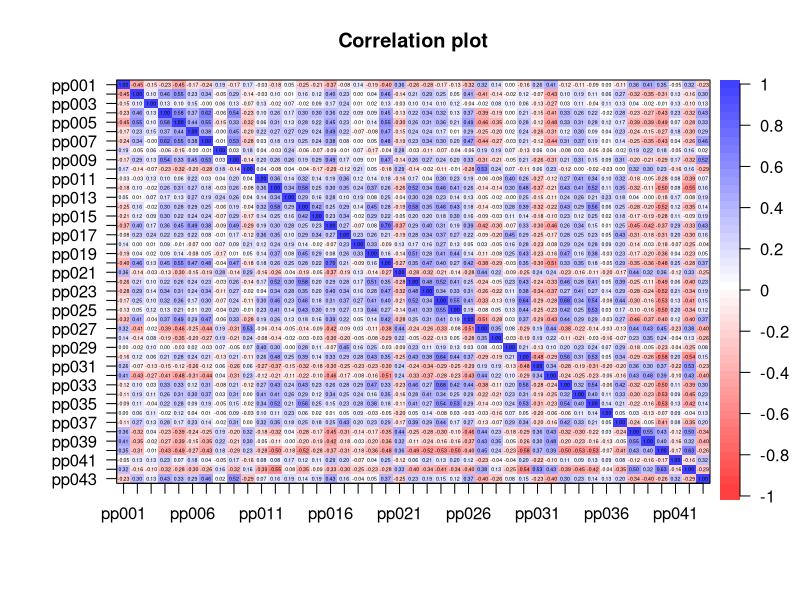
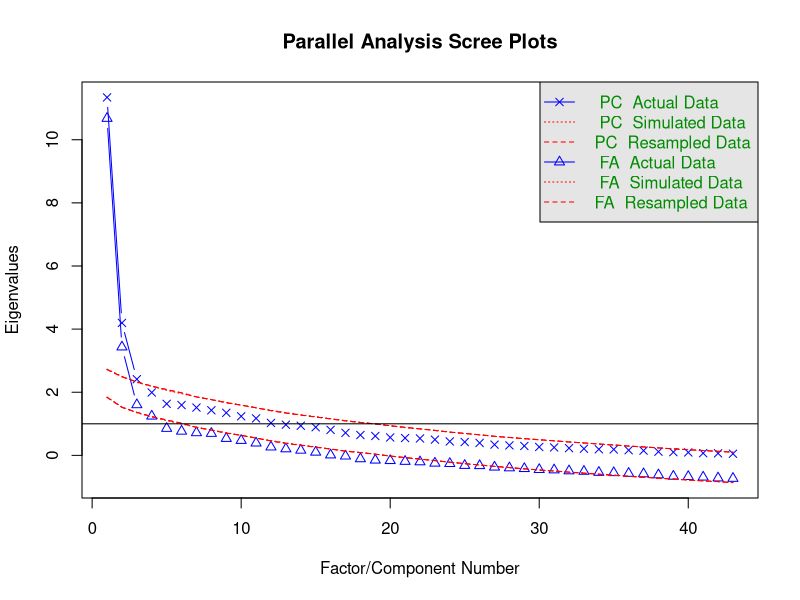

Write the R code that produced these figures, in order. (Note: this script raises an error after producing the figures.)
## ---- chunk 1
library(car) # Function Recode
library(psych) # Function Describe
praticasPro  <- read.csv("praticasprofissionais_df.csv")
## Summing scales to remove NA's
praticasPro$scaleSum  <- rowSums(praticasPro[,24:66])
## Subset completed observations and consented participation
praticasPro  <- subset(praticasPro, subset=praticasPro$termo=="Sim" & praticasPro$estado=="Finalizadas" & !is.na(praticasPro$scaleSum))

## ---- chunk 2
idade  <- as.character(praticasPro$idade)
idade[9]  <- "35"; idade[43] <- "29"; idade[64]  <- "31" 
praticasPro$age  <- as.numeric(gsub("anos(.*)", "", idade)) 
summary(praticasPro$age) # all
by(praticasPro$age, praticasPro$sexo, describe) #by sex

## ---- chunk 3
cbind(round(prop.table(table(praticasPro$sexo)),2))
## ---- chunk 4
cbind(round(prop.table(table(praticasPro$escolaridade)),2))
## ---- chunk 5
cbind(round(prop.table(table(praticasPro$estadocivil)),2))
## ---- chunk 6
timeWorking  <- as.character(praticasPro$tempo.atuacao)
praticasPro$timeWorking  <- as.numeric(gsub("anos(.*)", "", timeWorking)) 
describe(praticasPro$timeWorking)
## ---- chunk 7
cbind(round(prop.table(table(praticasPro$religiao)),2))  
## ---- chunk 8
cbind(round(prop.table(table(praticasPro$contato.tema)),2)) 
## ---- chunk 9
cbind(round(prop.table(table(praticasPro$lida.com)),2)) 
## ---- chunk 10
cbind(round(prop.table(table(praticasPro$onde.lida.com)),2))
## ---- chunk 11
questions  <- read.csv("praticasprofissionais_questions.csv", col.names = "Itens", header=FALSE)
print(questions[1:42,1], type="html", justify = "left" )
## ---- chunk 12
describe(praticasPro[,24:66], skew=FALSE)
## ---- chunk 13
cor.plot(cor(praticasPro[,24:66], method="kendal", use="complete.obs"), numbers= TRUE)
## ---- chunk 14
alpha(praticasPro[,24:66])
## ---- chunk 15
KMO(praticasPro[,24:66])
## ---- chunk 16
bartlett.test(praticasPro[,24:66])
## ---- chunk 17
fa.parallel(praticasPro[,24:66], fm="minres", fa="both", ylabel="Eigenvalues") # yields 3 components and 4 factors
## ---- chunk 18
pca <- fa.poly(praticasPro[,24:66], nfactors = 4, rotate = "oblimin", fm="minres")
print.psych(pca, digits=2, cut=0.4)
## ---- chunk 19
fa.diagram(pca)
